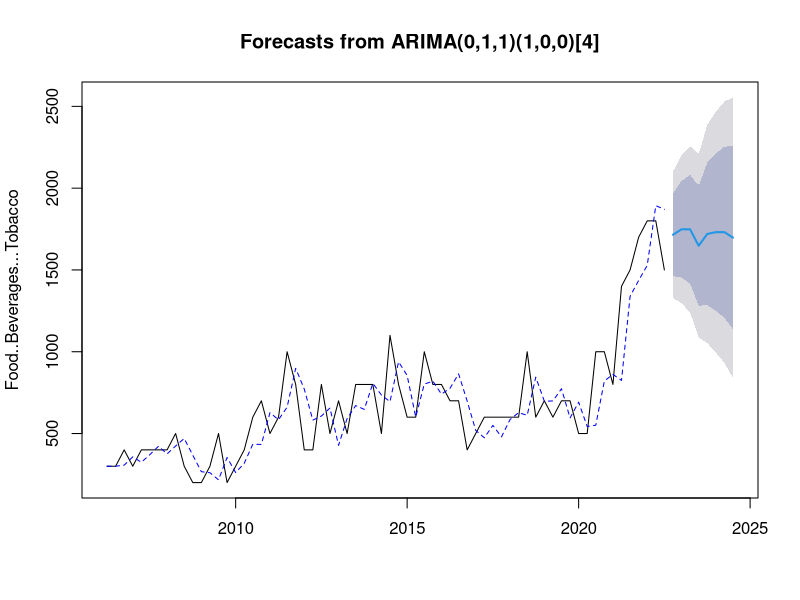
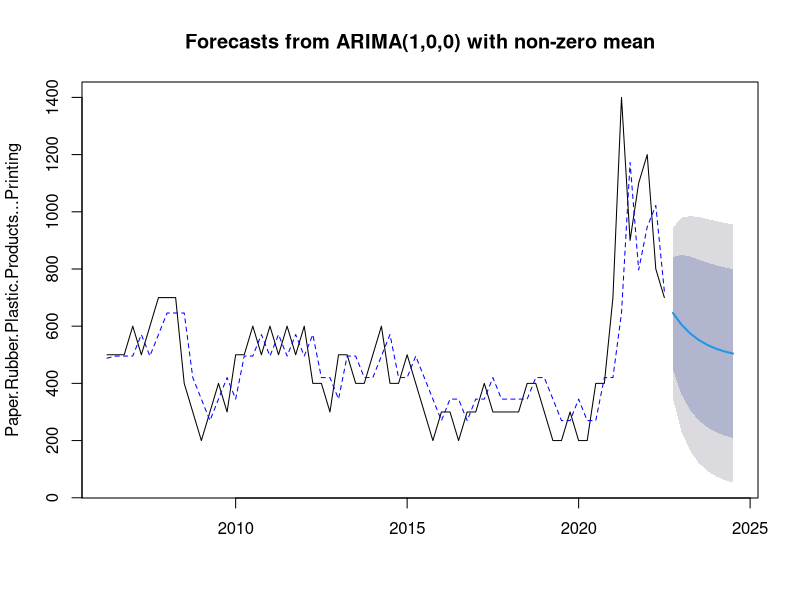
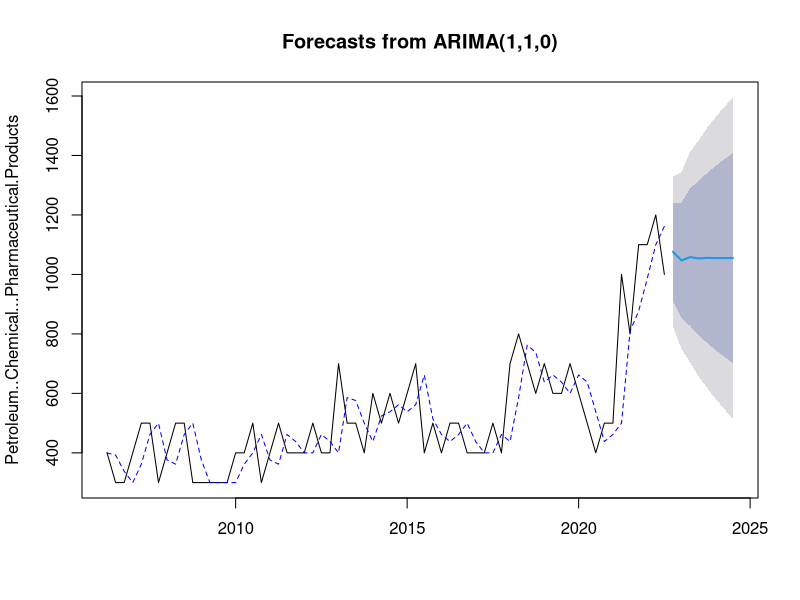
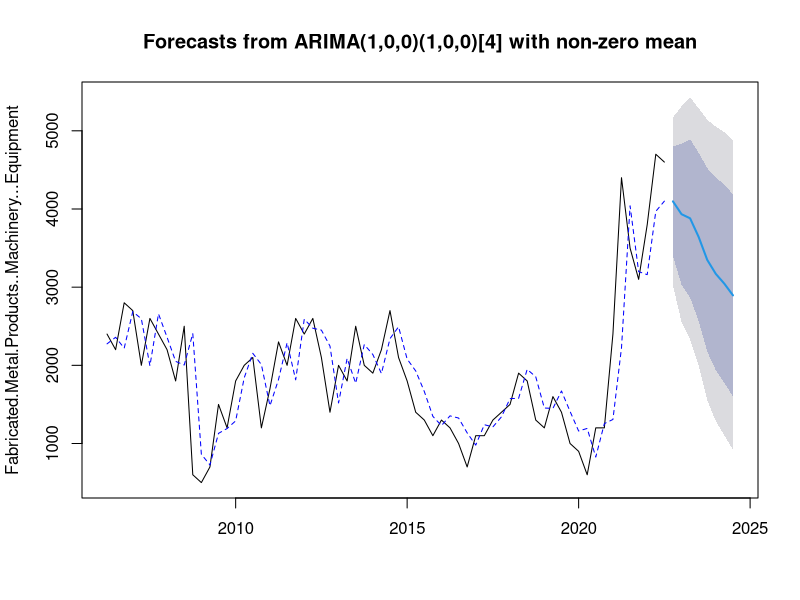
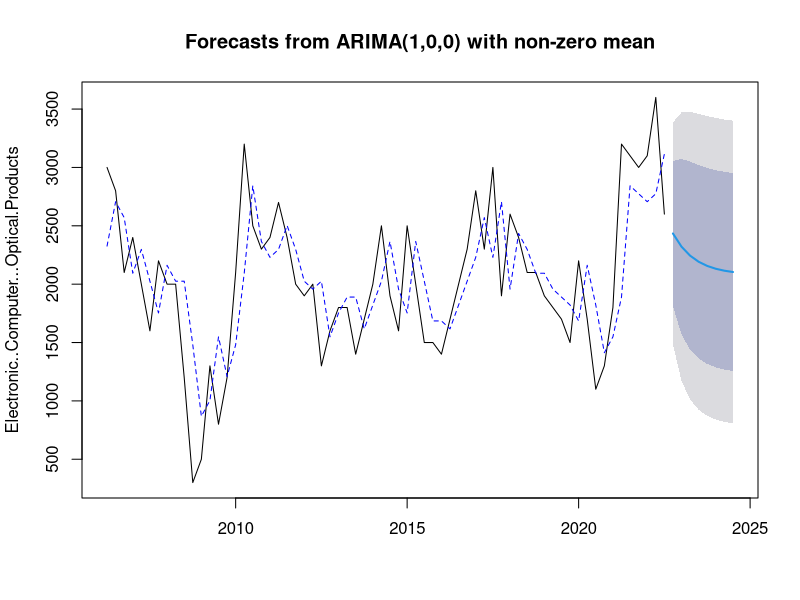
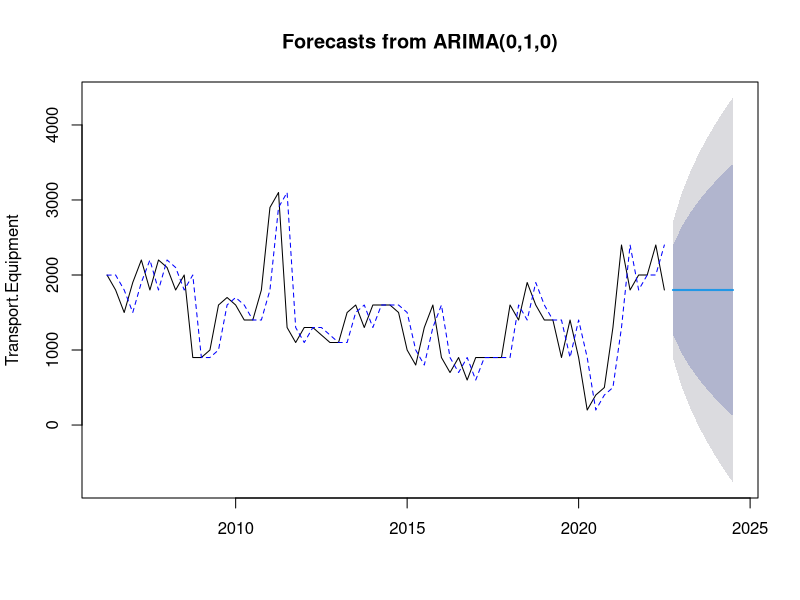
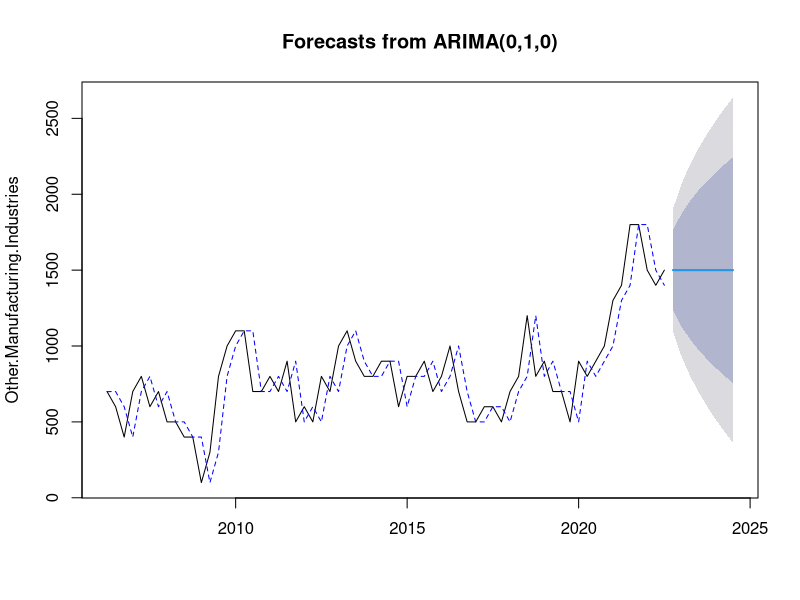
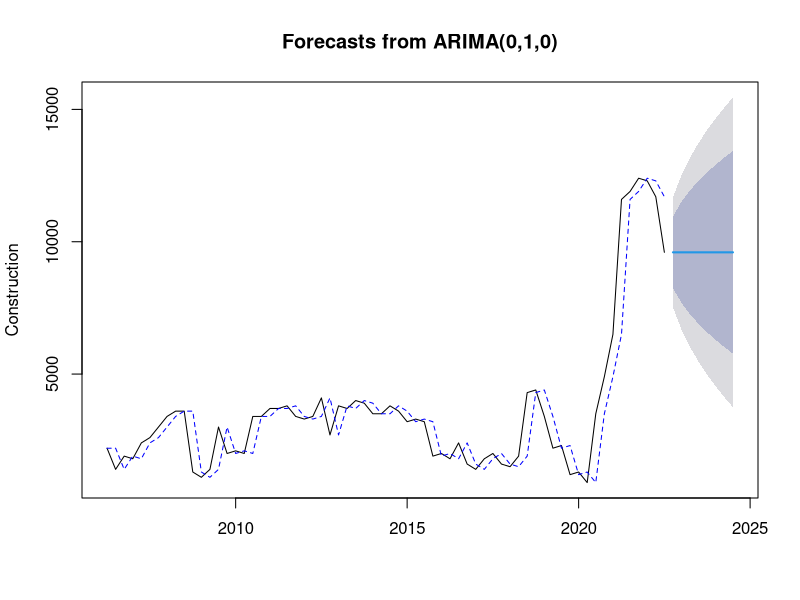

These figures' R source, in order:
## ---- chunk 1
library("forecast")

setwd("D:/Work/Projects/bc2407-linkedin/Industry Forecast")

industry.df <- read.csv("Dataset/industry_demand_child_q.csv")
## ---- chunk 2
cols <- colnames(within(industry.df, rm('Time')))
## ---- chunk 3
for (col in cols){
  print("Creating model for:")
  print(col)
  tempTS <- ts(industry.df[col], frequency=4, start=c(2006,2))
  model <- auto.arima(tempTS)
  pred <- forecast(model, 8)
  inSample <- tempTS - residuals(model)
  plot(pred, ylab=col)
  lines(inSample, lty=2, col='blue')
}
## ---- chunk 4
for (col in cols){
  print("Creating model for:")
  print(col)
  
  tempTS <- ts(industry.df[col], frequency=4, start=c(2006,2))
  model <- HoltWinters(tempTS, seasonal="multiplicative")
  pred <- predict(model, 8)
  insample = model$fitted[,1]

  plot(tempTS, xlim=c(2006.5, 2025), ylim=c(0, max(tempTS)*1.3))
  lines(model$fitted[,1], lty=2, col='blue')
  lines(pred, col='red')
}
## ---- chunk 5

